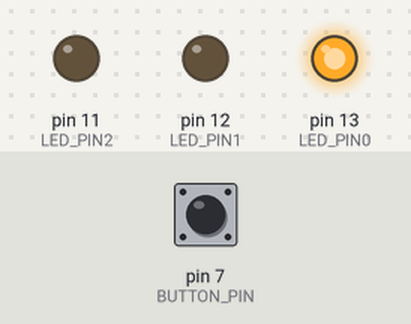
The sketch below on a simulated Arduino Uno, built with avr-gcc and run on an emulated ATmega328P. Shown: output pins drawn as LEDs (lit = HIGH). The test bench sets the inputs (shaded band); at power-on: pin 7 (BUTTON_PIN) LOW.

Above: at 6.8 s.
6.9 s: pin 7 (BUTTON_PIN) pulled HIGH for 3 s
At 9.5 s:
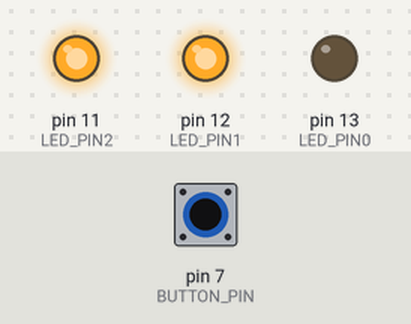
Timing chart, 0 to 11.4 s (numbered marks = the images above; inputs shaded):
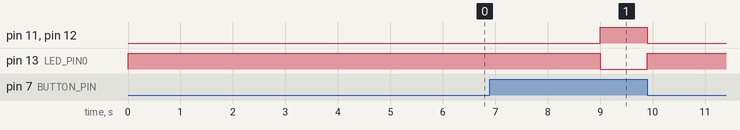

Measured:
- after the input at 6.9 s, pin 11 (LED_PIN2), pin 12 (LED_PIN1): LOW → HIGH after 2.1 s, → LOW 0.90 s later; pin 13 (LED_PIN0): HIGH → LOW after 2.1 s, → HIGH 0.90 s later

The sketch:

Ejercicio2.ino
```cpp
#define BUTTON_PIN 7
#define LED_PIN0 13
#define LED_PIN1 12
#define LED_PIN2 11

void setup() { // código de inicialización (se ejecuta una vez al principio)
 pinMode(LED_PIN0, OUTPUT);
 pinMode(LED_PIN1, OUTPUT);
 pinMode(LED_PIN2, OUTPUT);
 pinMode(BUTTON_PIN, INPUT);
}
void loop() { // código del programa principal (se ejecuta repetidamente)

  if(digitalRead(BUTTON_PIN) == HIGH) {
    digitalWrite(LED_PIN0, LOW);
    digitalWrite(LED_PIN1, HIGH);
    digitalWrite(LED_PIN2, HIGH);
  }else{
    digitalWrite(LED_PIN0, HIGH);
    digitalWrite(LED_PIN1, LOW);
    digitalWrite(LED_PIN2, LOW);
    delay(3000);
  }


}
```
